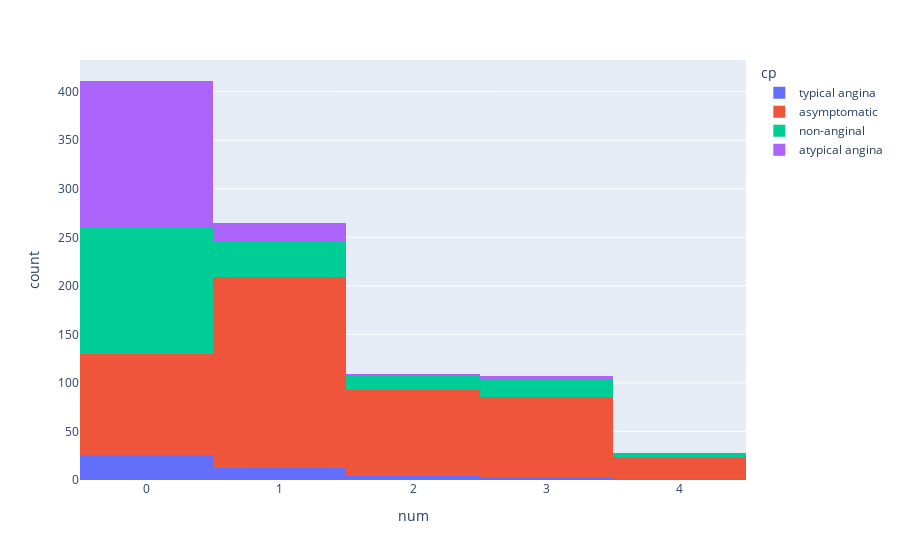

The notebook cell this image was saved under:
### Code cell
px.histogram(data_frame=df, x='num', color='cp')

### Figure 1 — Plotly figure (JSON) as saved in the notebook; plotly's stock layout.template omitted (floating-point values rounded to 4 significant figures; data arrays with more than 128 entries replaced by an {"elided": "..."} marker saying what was removed)
{"data": [{"bingroup": "x", "hovertemplate": "cp=typical angina<br>num=%{x}<br>count=%{y}<extra></extra>", "legendgroup": "typical angina", "marker": {"color": "#636efa", "pattern": {"shape": ""}}, "name": "typical angina", "orientation": "v", "showlegend": true, "type": "histogram", "x": [0, 0, 0, 0, 0, 0, 0, 0, 0, 1, 1, 0, 0, 0, 0, 1, 4, 0, 2, 0, 1, 0, 1, 0, 0, 0, 0, 0, 0, 0, 1, 1, 1, 1, 1, 2, 1, 2, 3, 0, 2, 1, 3, 0, 3, 0], "xaxis": "x", "yaxis": "y"}, {"bingroup": "x", "hovertemplate": "cp=asymptomatic<br>num=%{x}<br>count=%{y}<extra></extra>", "legendgroup": "asymptomatic", "marker": {"color": "#EF553B", "pattern": {"shape": ""}}, "name": "asymptomatic", "orientation": "v", "showlegend": true, "type": "histogram", "x": {"elided": "496 int values"}, "xaxis": "x", "yaxis": "y"}, {"bingroup": "x", "hovertemplate": "cp=non-anginal<br>num=%{x}<br>count=%{y}<extra></extra>", "legendgroup": "non-anginal", "marker": {"color": "#00cc96", "pattern": {"shape": ""}}, "name": "non-anginal", "orientation": "v", "showlegend": true, "type": "histogram", "x": {"elided": "204 int values"}, "xaxis": "x", "yaxis": "y"}, {"bingroup": "x", "hovertemplate": "cp=atypical angina<br>num=%{x}<br>count=%{y}<extra></extra>", "legendgroup": "atypical angina", "marker": {"color": "#ab63fa", "pattern": {"shape": ""}}, "name": "atypical angina", "orientation": "v", "showlegend": true, "type": "histogram", "x": {"elided": "174 int values"}, "xaxis": "x", "yaxis": "y"}], "layout": {"barmode": "relative", "legend": {"title": {"text": "cp"}, "tracegroupgap": 0}, "margin": {"t": 60}, "xaxis": {"anchor": "y", "domain": [0, 1], "title": {"text": "num"}}, "yaxis": {"anchor": "x", "domain": [0, 1], "title": {"text": "count"}}}}
